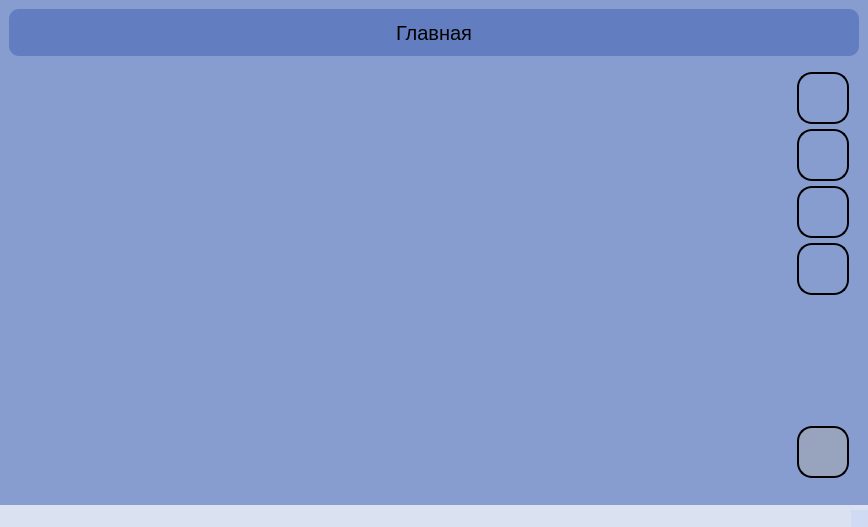
<?xml version="1.0" encoding="UTF-8"?>
<ui version="4.0">
 <class>MainWindow</class>
 <widget class="QMainWindow" name="MainWindow">
  <property name="windowModality">
   <enum>Qt::NonModal</enum>
  </property>
  <property name="geometry">
   <rect>
    <x>0</x>
    <y>0</y>
    <width>868</width>
    <height>527</height>
   </rect>
  </property>
  <property name="windowTitle">
   <string>MainWindow</string>
  </property>
  <property name="autoFillBackground">
   <bool>false</bool>
  </property>
  <property name="styleSheet">
   <string notr="true"/>
  </property>
  <widget class="QWidget" name="centralwidget">
   <property name="sizePolicy">
    <sizepolicy hsizetype="Preferred" vsizetype="Preferred">
     <horstretch>0</horstretch>
     <verstretch>0</verstretch>
    </sizepolicy>
   </property>
   <property name="styleSheet">
    <string notr="true">#centralwidget
{
	background-color: rgb(135, 156, 207);
}</string>
   </property>
   <layout class="QVBoxLayout" name="verticalLayout">
    <item>
     <widget class="QWidget" name="title" native="true">
      <property name="sizePolicy">
       <sizepolicy hsizetype="Expanding" vsizetype="Fixed">
        <horstretch>0</horstretch>
        <verstretch>0</verstretch>
       </sizepolicy>
      </property>
      <property name="minimumSize">
       <size>
        <width>0</width>
        <height>47</height>
       </size>
      </property>
      <property name="maximumSize">
       <size>
        <width>99999</width>
        <height>47</height>
       </size>
      </property>
      <property name="styleSheet">
       <string notr="true">background-color: rgb(99, 126, 192);
border-radius: 10px;</string>
      </property>
      <layout class="QHBoxLayout" name="horizontalLayout_6">
       <item>
        <spacer name="horizontalSpacer">
         <property name="orientation">
          <enum>Qt::Horizontal</enum>
         </property>
         <property name="sizeHint" stdset="0">
          <size>
           <width>40</width>
           <height>20</height>
          </size>
         </property>
        </spacer>
       </item>
       <item>
        <widget class="QLabel" name="TitleText">
         <property name="styleSheet">
          <string notr="true">font-family: 'Acme';
font-size: 20px;
color: #000000;

</string>
         </property>
         <property name="text">
          <string>Главная</string>
         </property>
        </widget>
       </item>
       <item>
        <spacer name="horizontalSpacer_1">
         <property name="orientation">
          <enum>Qt::Horizontal</enum>
         </property>
         <property name="sizeHint" stdset="0">
          <size>
           <width>40</width>
           <height>20</height>
          </size>
         </property>
        </spacer>
       </item>
      </layout>
     </widget>
    </item>
    <item>
     <widget class="QWidget" name="MainHorizontal" native="true">
      <property name="styleSheet">
       <string notr="true"/>
      </property>
      <layout class="QHBoxLayout" name="Horizontal">
       <property name="spacing">
        <number>0</number>
       </property>
       <property name="leftMargin">
        <number>1</number>
       </property>
       <property name="topMargin">
        <number>1</number>
       </property>
       <property name="rightMargin">
        <number>1</number>
       </property>
       <item>
        <widget class="QStackedWidget" name="MainWidget">
         <property name="styleSheet">
          <string notr="true">#AuthorizedPage, #GiveBookPage, #ClearPage
{
	background-color: rgba(255, 255, 255, 0);	
	border-image: url(:/res/img/bg.png);
}</string>
         </property>
         <property name="currentIndex">
          <number>0</number>
         </property>
         <widget class="QWidget" name="ClearPage">
          <layout class="QVBoxLayout" name="verticalLayout_4"/>
         </widget>
         <widget class="QWidget" name="GiveBookPage">
          <property name="styleSheet">
           <string notr="true"/>
          </property>
          <layout class="QVBoxLayout" name="verticalLayout_2">
           <property name="spacing">
            <number>0</number>
           </property>
           <property name="leftMargin">
            <number>0</number>
           </property>
           <property name="topMargin">
            <number>0</number>
           </property>
           <property name="bottomMargin">
            <number>0</number>
           </property>
           <item>
            <widget class="QWidget" name="MainSubWindow" native="true">
             <property name="styleSheet">
              <string notr="true">#MainSubWindow
{
	background-color: rgb(223, 237, 255);
	border-radius: 15px;
}</string>
             </property>
             <layout class="QVBoxLayout" name="verticalLayout_3">
              <property name="spacing">
               <number>0</number>
              </property>
              <item>
               <layout class="QHBoxLayout" name="Sub_SearchLine">
                <property name="spacing">
                 <number>0</number>
                </property>
                <item>
                 <widget class="QLineEdit" name="SearchLine">
                  <property name="minimumSize">
                   <size>
                    <width>288</width>
                    <height>31</height>
                   </size>
                  </property>
                  <property name="maximumSize">
                   <size>
                    <width>288</width>
                    <height>31</height>
                   </size>
                  </property>
                  <property name="styleSheet">
                   <string notr="true">background-color: rgb(152, 163, 190);
border: 0px;
font-family: 'Acme';
font-size: 18px;
color: #686060;

</string>
                  </property>
                  <property name="inputMask">
                   <string/>
                  </property>
                  <property name="text">
                   <string/>
                  </property>
                  <property name="maxLength">
                   <number>32767</number>
                  </property>
                  <property name="placeholderText">
                   <string>Введите название книги/автора</string>
                  </property>
                 </widget>
                </item>
                <item>
                 <widget class="QPushButton" name="SearchBtn">
                  <property name="cursor">
                   <cursorShape>PointingHandCursor</cursorShape>
                  </property>
                  <property name="styleSheet">
                   <string notr="true">border: unset;</string>
                  </property>
                  <property name="text">
                   <string/>
                  </property>
                  <property name="icon">
                   <iconset resource="Resource.qrc">
                    <normaloff>:/res/img/icons/SearchIco.png</normaloff>:/res/img/icons/SearchIco.png</iconset>
                  </property>
                  <property name="iconSize">
                   <size>
                    <width>20</width>
                    <height>20</height>
                   </size>
                  </property>
                 </widget>
                </item>
                <item>
                 <spacer name="horizontalSpacer_3">
                  <property name="orientation">
                   <enum>Qt::Horizontal</enum>
                  </property>
                  <property name="sizeHint" stdset="0">
                   <size>
                    <width>40</width>
                    <height>20</height>
                   </size>
                  </property>
                 </spacer>
                </item>
               </layout>
              </item>
              <item>
               <widget class="QScrollArea" name="InfoArea">
                <property name="minimumSize">
                 <size>
                  <width>0</width>
                  <height>280</height>
                 </size>
                </property>
                <property name="styleSheet">
                 <string notr="true">background-color: rgba(255, 255, 255, 0);
border: unset;</string>
                </property>
                <property name="widgetResizable">
                 <bool>true</bool>
                </property>
                <widget class="QWidget" name="scrollAreaWidgetContents">
                 <property name="geometry">
                  <rect>
                   <x>0</x>
                   <y>0</y>
                   <width>751</width>
                   <height>280</height>
                  </rect>
                 </property>
                 <property name="styleSheet">
                  <string notr="true"/>
                 </property>
                </widget>
               </widget>
              </item>
              <item>
               <layout class="QHBoxLayout" name="Sub_Button_Group">
                <property name="spacing">
                 <number>0</number>
                </property>
                <property name="sizeConstraint">
                 <enum>QLayout::SetMinimumSize</enum>
                </property>
                <item>
                 <widget class="QPushButton" name="HomeBtn">
                  <property name="sizePolicy">
                   <sizepolicy hsizetype="Minimum" vsizetype="Expanding">
                    <horstretch>0</horstretch>
                    <verstretch>0</verstretch>
                   </sizepolicy>
                  </property>
                  <property name="minimumSize">
                   <size>
                    <width>52</width>
                    <height>52</height>
                   </size>
                  </property>
                  <property name="maximumSize">
                   <size>
                    <width>52</width>
                    <height>52</height>
                   </size>
                  </property>
                  <property name="cursor">
                   <cursorShape>PointingHandCursor</cursorShape>
                  </property>
                  <property name="styleSheet">
                   <string notr="true">#HomeBtn
{
	background-color: rgb(135, 156, 207);
	border-color: rgb(0, 0, 0);
	border: solid;
	border-width: 2px;
	border-radius: 15px;
}

#HomeBtn:hover
{
	background-color: rgb(85, 98, 130);
}

#HomeBtn:pressed
{
    border: unset;
}</string>
                  </property>
                  <property name="text">
                   <string/>
                  </property>
                  <property name="icon">
                   <iconset resource="Resource.qrc">
                    <normaloff>:/res/img/icons/HomeIcon.png</normaloff>:/res/img/icons/HomeIcon.png</iconset>
                  </property>
                  <property name="iconSize">
                   <size>
                    <width>40</width>
                    <height>40</height>
                   </size>
                  </property>
                 </widget>
                </item>
                <item>
                 <spacer name="horizontalSpacer_2">
                  <property name="orientation">
                   <enum>Qt::Horizontal</enum>
                  </property>
                  <property name="sizeType">
                   <enum>QSizePolicy::Expanding</enum>
                  </property>
                  <property name="sizeHint" stdset="0">
                   <size>
                    <width>40</width>
                    <height>10</height>
                   </size>
                  </property>
                 </spacer>
                </item>
                <item>
                 <widget class="QPushButton" name="OkBtn">
                  <property name="sizePolicy">
                   <sizepolicy hsizetype="Minimum" vsizetype="Expanding">
                    <horstretch>0</horstretch>
                    <verstretch>0</verstretch>
                   </sizepolicy>
                  </property>
                  <property name="minimumSize">
                   <size>
                    <width>52</width>
                    <height>52</height>
                   </size>
                  </property>
                  <property name="maximumSize">
                   <size>
                    <width>52</width>
                    <height>52</height>
                   </size>
                  </property>
                  <property name="cursor">
                   <cursorShape>PointingHandCursor</cursorShape>
                  </property>
                  <property name="styleSheet">
                   <string notr="true">#OkBtn
{
	background-color: rgb(135, 156, 207);
	border-color: rgb(0, 0, 0);
	border: solid;
	border-width: 2px;
	border-radius: 15px;
}

#OkBtn:hover
{
	background-color: rgb(85, 98, 130);
}

#OkBtn:pressed
{
    border: unset;
}</string>
                  </property>
                  <property name="text">
                   <string/>
                  </property>
                  <property name="icon">
                   <iconset resource="Resource.qrc">
                    <normaloff>:/res/img/icons/OKIcon.png</normaloff>:/res/img/icons/OKIcon.png</iconset>
                  </property>
                  <property name="iconSize">
                   <size>
                    <width>48</width>
                    <height>48</height>
                   </size>
                  </property>
                 </widget>
                </item>
               </layout>
              </item>
             </layout>
            </widget>
           </item>
          </layout>
         </widget>
         <widget class="QWidget" name="AuthorizedPage">
          <layout class="QVBoxLayout" name="verticalLayout_5">
           <property name="spacing">
            <number>5</number>
           </property>
           <property name="leftMargin">
            <number>0</number>
           </property>
           <property name="topMargin">
            <number>0</number>
           </property>
           <property name="rightMargin">
            <number>0</number>
           </property>
           <property name="bottomMargin">
            <number>0</number>
           </property>
           <item>
            <spacer name="verticalSpacer_2">
             <property name="orientation">
              <enum>Qt::Vertical</enum>
             </property>
             <property name="sizeType">
              <enum>QSizePolicy::Expanding</enum>
             </property>
             <property name="sizeHint" stdset="0">
              <size>
               <width>20</width>
               <height>300</height>
              </size>
             </property>
            </spacer>
           </item>
           <item>
            <widget class="QWidget" name="TicketNumber" native="true">
             <property name="sizePolicy">
              <sizepolicy hsizetype="Preferred" vsizetype="Preferred">
               <horstretch>0</horstretch>
               <verstretch>0</verstretch>
              </sizepolicy>
             </property>
             <property name="styleSheet">
              <string notr="true"/>
             </property>
             <layout class="QHBoxLayout" name="horizontalLayout">
              <property name="spacing">
               <number>5</number>
              </property>
              <property name="leftMargin">
               <number>0</number>
              </property>
              <property name="topMargin">
               <number>0</number>
              </property>
              <property name="rightMargin">
               <number>0</number>
              </property>
              <property name="bottomMargin">
               <number>0</number>
              </property>
              <item>
               <spacer name="horizontalSpacer_4">
                <property name="orientation">
                 <enum>Qt::Horizontal</enum>
                </property>
                <property name="sizeHint" stdset="0">
                 <size>
                  <width>40</width>
                  <height>20</height>
                 </size>
                </property>
               </spacer>
              </item>
              <item>
               <widget class="QWidget" name="TicketLabel" native="true">
                <property name="sizePolicy">
                 <sizepolicy hsizetype="Fixed" vsizetype="Fixed">
                  <horstretch>0</horstretch>
                  <verstretch>0</verstretch>
                 </sizepolicy>
                </property>
                <property name="minimumSize">
                 <size>
                  <width>204</width>
                  <height>47</height>
                 </size>
                </property>
                <property name="maximumSize">
                 <size>
                  <width>204</width>
                  <height>47</height>
                 </size>
                </property>
                <property name="styleSheet">
                 <string notr="true">background-color: rgb(223, 237, 255);
border-radius: 5px;</string>
                </property>
                <layout class="QVBoxLayout" name="verticalLayout_6">
                 <property name="spacing">
                  <number>0</number>
                 </property>
                 <property name="leftMargin">
                  <number>9</number>
                 </property>
                 <property name="topMargin">
                  <number>9</number>
                 </property>
                 <property name="rightMargin">
                  <number>9</number>
                 </property>
                 <property name="bottomMargin">
                  <number>9</number>
                 </property>
                 <item>
                  <widget class="QLabel" name="TicketText">
                   <property name="styleSheet">
                    <string notr="true">font-family: 'Acme';
font-size: 20px;
color: #000000;

</string>
                   </property>
                   <property name="text">
                    <string>Номер билета:</string>
                   </property>
                   <property name="alignment">
                    <set>Qt::AlignCenter</set>
                   </property>
                  </widget>
                 </item>
                </layout>
               </widget>
              </item>
              <item>
               <widget class="QLineEdit" name="TicketInput">
                <property name="sizePolicy">
                 <sizepolicy hsizetype="Fixed" vsizetype="Expanding">
                  <horstretch>0</horstretch>
                  <verstretch>0</verstretch>
                 </sizepolicy>
                </property>
                <property name="minimumSize">
                 <size>
                  <width>384</width>
                  <height>47</height>
                 </size>
                </property>
                <property name="maximumSize">
                 <size>
                  <width>384</width>
                  <height>47</height>
                 </size>
                </property>
                <property name="styleSheet">
                 <string notr="true">background-color: rgb(152, 163, 190);
border-radius: 10px;

font-family: 'Acme';
font-size: 20px;
color: #737373;

</string>
                </property>
                <property name="text">
                 <string/>
                </property>
                <property name="maxLength">
                 <number>32767</number>
                </property>
                <property name="placeholderText">
                 <string>Введите номер билета</string>
                </property>
               </widget>
              </item>
              <item>
               <spacer name="horizontalSpacer_5">
                <property name="orientation">
                 <enum>Qt::Horizontal</enum>
                </property>
                <property name="sizeHint" stdset="0">
                 <size>
                  <width>40</width>
                  <height>20</height>
                 </size>
                </property>
               </spacer>
              </item>
             </layout>
            </widget>
           </item>
           <item>
            <widget class="QWidget" name="Password" native="true">
             <property name="sizePolicy">
              <sizepolicy hsizetype="Preferred" vsizetype="Preferred">
               <horstretch>0</horstretch>
               <verstretch>0</verstretch>
              </sizepolicy>
             </property>
             <property name="styleSheet">
              <string notr="true"/>
             </property>
             <layout class="QHBoxLayout" name="horizontalLayout_2">
              <property name="spacing">
               <number>5</number>
              </property>
              <property name="leftMargin">
               <number>0</number>
              </property>
              <property name="topMargin">
               <number>0</number>
              </property>
              <property name="rightMargin">
               <number>0</number>
              </property>
              <property name="bottomMargin">
               <number>0</number>
              </property>
              <item>
               <spacer name="horizontalSpacer_6">
                <property name="orientation">
                 <enum>Qt::Horizontal</enum>
                </property>
                <property name="sizeHint" stdset="0">
                 <size>
                  <width>40</width>
                  <height>20</height>
                 </size>
                </property>
               </spacer>
              </item>
              <item>
               <widget class="QWidget" name="PasswordLabel" native="true">
                <property name="sizePolicy">
                 <sizepolicy hsizetype="Fixed" vsizetype="Fixed">
                  <horstretch>0</horstretch>
                  <verstretch>0</verstretch>
                 </sizepolicy>
                </property>
                <property name="minimumSize">
                 <size>
                  <width>204</width>
                  <height>47</height>
                 </size>
                </property>
                <property name="maximumSize">
                 <size>
                  <width>204</width>
                  <height>47</height>
                 </size>
                </property>
                <property name="styleSheet">
                 <string notr="true">background-color: rgb(223, 237, 255);
border-radius: 5px;</string>
                </property>
                <layout class="QVBoxLayout" name="verticalLayout_7">
                 <property name="spacing">
                  <number>0</number>
                 </property>
                 <property name="leftMargin">
                  <number>9</number>
                 </property>
                 <property name="topMargin">
                  <number>9</number>
                 </property>
                 <property name="rightMargin">
                  <number>9</number>
                 </property>
                 <property name="bottomMargin">
                  <number>9</number>
                 </property>
                 <item>
                  <widget class="QLabel" name="PasswordText">
                   <property name="styleSheet">
                    <string notr="true">font-family: 'Acme';
font-size: 20px;
color: #000000;

</string>
                   </property>
                   <property name="text">
                    <string>Пароль:</string>
                   </property>
                   <property name="alignment">
                    <set>Qt::AlignCenter</set>
                   </property>
                  </widget>
                 </item>
                </layout>
               </widget>
              </item>
              <item>
               <widget class="QLineEdit" name="PasswordInput">
                <property name="sizePolicy">
                 <sizepolicy hsizetype="Fixed" vsizetype="Expanding">
                  <horstretch>0</horstretch>
                  <verstretch>0</verstretch>
                 </sizepolicy>
                </property>
                <property name="minimumSize">
                 <size>
                  <width>384</width>
                  <height>47</height>
                 </size>
                </property>
                <property name="maximumSize">
                 <size>
                  <width>384</width>
                  <height>47</height>
                 </size>
                </property>
                <property name="styleSheet">
                 <string notr="true">background-color: rgb(152, 163, 190);
border-radius: 10px;

font-family: 'Acme';
font-size: 20px;
color: #737373;

</string>
                </property>
                <property name="echoMode">
                 <enum>QLineEdit::Password</enum>
                </property>
                <property name="placeholderText">
                 <string>Введите пароль</string>
                </property>
               </widget>
              </item>
              <item>
               <spacer name="horizontalSpacer_7">
                <property name="orientation">
                 <enum>Qt::Horizontal</enum>
                </property>
                <property name="sizeHint" stdset="0">
                 <size>
                  <width>40</width>
                  <height>20</height>
                 </size>
                </property>
               </spacer>
              </item>
             </layout>
            </widget>
           </item>
           <item>
            <widget class="QWidget" name="LogIn" native="true">
             <property name="styleSheet">
              <string notr="true"/>
             </property>
             <layout class="QHBoxLayout" name="horizontalLayout_3">
              <property name="spacing">
               <number>5</number>
              </property>
              <property name="leftMargin">
               <number>0</number>
              </property>
              <property name="topMargin">
               <number>0</number>
              </property>
              <property name="rightMargin">
               <number>0</number>
              </property>
              <property name="bottomMargin">
               <number>0</number>
              </property>
              <item>
               <spacer name="horizontalSpacer_8">
                <property name="orientation">
                 <enum>Qt::Horizontal</enum>
                </property>
                <property name="sizeHint" stdset="0">
                 <size>
                  <width>40</width>
                  <height>20</height>
                 </size>
                </property>
               </spacer>
              </item>
              <item>
               <widget class="QWidget" name="LogInMsg" native="true">
                <property name="sizePolicy">
                 <sizepolicy hsizetype="Fixed" vsizetype="Fixed">
                  <horstretch>0</horstretch>
                  <verstretch>0</verstretch>
                 </sizepolicy>
                </property>
                <property name="minimumSize">
                 <size>
                  <width>516</width>
                  <height>52</height>
                 </size>
                </property>
                <property name="maximumSize">
                 <size>
                  <width>516</width>
                  <height>52</height>
                 </size>
                </property>
                <property name="styleSheet">
                 <string notr="true">background-color: rgb(223, 237, 255);
border-radius: 5px;</string>
                </property>
                <layout class="QVBoxLayout" name="verticalLayout_8">
                 <property name="spacing">
                  <number>0</number>
                 </property>
                 <item>
                  <widget class="QLabel" name="LogInText">
                   <property name="styleSheet">
                    <string notr="true">font-family: 'Acme';
font-size: 20px;
color: #CC5072;

</string>
                   </property>
                   <property name="text">
                    <string>Ошибка: Не верный номер билета или пароль</string>
                   </property>
                   <property name="alignment">
                    <set>Qt::AlignCenter</set>
                   </property>
                  </widget>
                 </item>
                </layout>
               </widget>
              </item>
              <item>
               <widget class="QPushButton" name="LogInBtn">
                <property name="sizePolicy">
                 <sizepolicy hsizetype="Minimum" vsizetype="Expanding">
                  <horstretch>0</horstretch>
                  <verstretch>0</verstretch>
                 </sizepolicy>
                </property>
                <property name="minimumSize">
                 <size>
                  <width>52</width>
                  <height>52</height>
                 </size>
                </property>
                <property name="maximumSize">
                 <size>
                  <width>52</width>
                  <height>52</height>
                 </size>
                </property>
                <property name="cursor">
                 <cursorShape>PointingHandCursor</cursorShape>
                </property>
                <property name="styleSheet">
                 <string notr="true">#LogInBtn
{
	background-color: rgb(135, 156, 207);
	border-color: rgb(0, 0, 0);
	border: solid;
	border-width: 2px;
	border-radius: 15px;
}

#LogInBtn:hover
{
	background-color: rgb(85, 98, 130);
}

#LogInBtn:pressed
{
    border: unset;
}

</string>
                </property>
                <property name="text">
                 <string/>
                </property>
                <property name="icon">
                 <iconset>
                  <normalon>:/res/img/icons/LogInIco.png</normalon>
                 </iconset>
                </property>
                <property name="iconSize">
                 <size>
                  <width>32</width>
                  <height>32</height>
                 </size>
                </property>
               </widget>
              </item>
              <item>
               <spacer name="horizontalSpacer_9">
                <property name="orientation">
                 <enum>Qt::Horizontal</enum>
                </property>
                <property name="sizeHint" stdset="0">
                 <size>
                  <width>40</width>
                  <height>20</height>
                 </size>
                </property>
               </spacer>
              </item>
             </layout>
            </widget>
           </item>
           <item>
            <spacer name="verticalSpacer_3">
             <property name="orientation">
              <enum>Qt::Vertical</enum>
             </property>
             <property name="sizeType">
              <enum>QSizePolicy::Expanding</enum>
             </property>
             <property name="sizeHint" stdset="0">
              <size>
               <width>20</width>
               <height>300</height>
              </size>
             </property>
            </spacer>
           </item>
          </layout>
         </widget>
        </widget>
       </item>
       <item>
        <widget class="QWidget" name="Button_Group" native="true">
         <property name="styleSheet">
          <string notr="true"/>
         </property>
         <layout class="QVBoxLayout" name="verticalLayout_9">
          <property name="spacing">
           <number>5</number>
          </property>
          <item>
           <widget class="QPushButton" name="BookGiveBtn">
            <property name="sizePolicy">
             <sizepolicy hsizetype="Minimum" vsizetype="Expanding">
              <horstretch>0</horstretch>
              <verstretch>0</verstretch>
             </sizepolicy>
            </property>
            <property name="minimumSize">
             <size>
              <width>52</width>
              <height>52</height>
             </size>
            </property>
            <property name="maximumSize">
             <size>
              <width>52</width>
              <height>52</height>
             </size>
            </property>
            <property name="cursor">
             <cursorShape>PointingHandCursor</cursorShape>
            </property>
            <property name="styleSheet">
             <string notr="true">#BookGiveBtn
{
	background-color: rgb(135, 156, 207);
	border-color: rgb(0, 0, 0);
	border: solid;
	border-width: 2px;
	border-radius: 15px;
}

#BookGiveBtn:hover
{
	background-color: rgb(85, 98, 130);
}

#BookGiveBtn:pressed
{
    border: unset;
}</string>
            </property>
            <property name="text">
             <string/>
            </property>
            <property name="icon">
             <iconset resource="Resource.qrc">
              <normaloff>:/res/img/icons/GiveBookIco.png</normaloff>:/res/img/icons/GiveBookIco.png</iconset>
            </property>
            <property name="iconSize">
             <size>
              <width>48</width>
              <height>48</height>
             </size>
            </property>
           </widget>
          </item>
          <item>
           <widget class="QPushButton" name="TicketGiveBtn">
            <property name="sizePolicy">
             <sizepolicy hsizetype="Minimum" vsizetype="Expanding">
              <horstretch>0</horstretch>
              <verstretch>0</verstretch>
             </sizepolicy>
            </property>
            <property name="minimumSize">
             <size>
              <width>52</width>
              <height>52</height>
             </size>
            </property>
            <property name="maximumSize">
             <size>
              <width>52</width>
              <height>52</height>
             </size>
            </property>
            <property name="cursor">
             <cursorShape>PointingHandCursor</cursorShape>
            </property>
            <property name="styleSheet">
             <string notr="true">#TicketGiveBtn
{
background-color: rgb(135, 156, 207);
border-color: rgb(0, 0, 0);
border: solid;
border-width: 2px;
border-radius: 15px;
}

#TicketGiveBtn:hover
{
	background-color: rgb(85, 98, 130);
}

#TicketGiveBtn:pressed
{
    border: unset;
}</string>
            </property>
            <property name="text">
             <string/>
            </property>
            <property name="icon">
             <iconset resource="Resource.qrc">
              <normaloff>:/res/img/icons/TicketIco.png</normaloff>:/res/img/icons/TicketIco.png</iconset>
            </property>
            <property name="iconSize">
             <size>
              <width>32</width>
              <height>32</height>
             </size>
            </property>
           </widget>
          </item>
          <item>
           <widget class="QPushButton" name="BookListBtn">
            <property name="sizePolicy">
             <sizepolicy hsizetype="Minimum" vsizetype="Expanding">
              <horstretch>0</horstretch>
              <verstretch>0</verstretch>
             </sizepolicy>
            </property>
            <property name="minimumSize">
             <size>
              <width>52</width>
              <height>52</height>
             </size>
            </property>
            <property name="maximumSize">
             <size>
              <width>52</width>
              <height>52</height>
             </size>
            </property>
            <property name="cursor">
             <cursorShape>PointingHandCursor</cursorShape>
            </property>
            <property name="styleSheet">
             <string notr="true">#BookListBtn
{
	background-color: rgb(135, 156, 207);
	border-color: rgb(0, 0, 0);
	border: solid;
	border-width: 2px;
	border-radius: 15px;
}

#BookListBtn:hover
{
	background-color: rgb(85, 98, 130);
}

#BookListBtn:pressed
{
    border: unset;
}</string>
            </property>
            <property name="text">
             <string/>
            </property>
            <property name="icon">
             <iconset resource="Resource.qrc">
              <normaloff>:/res/img/icons/BookListIco.png</normaloff>:/res/img/icons/BookListIco.png</iconset>
            </property>
            <property name="iconSize">
             <size>
              <width>48</width>
              <height>48</height>
             </size>
            </property>
           </widget>
          </item>
          <item>
           <widget class="QPushButton" name="InfoBtn">
            <property name="sizePolicy">
             <sizepolicy hsizetype="Minimum" vsizetype="Expanding">
              <horstretch>0</horstretch>
              <verstretch>0</verstretch>
             </sizepolicy>
            </property>
            <property name="minimumSize">
             <size>
              <width>52</width>
              <height>52</height>
             </size>
            </property>
            <property name="maximumSize">
             <size>
              <width>52</width>
              <height>52</height>
             </size>
            </property>
            <property name="cursor">
             <cursorShape>PointingHandCursor</cursorShape>
            </property>
            <property name="styleSheet">
             <string notr="true">#InfoBtn
{
	background-color: rgb(135, 156, 207);
	border-color: rgb(0, 0, 0);
	border: solid;
	border-width: 2px;
	border-radius: 15px;
}

#InfoBtn:hover
{
	background-color: rgb(85, 98, 130);
}

#InfoBtn:pressed
{
    border: unset;
}</string>
            </property>
            <property name="text">
             <string/>
            </property>
            <property name="icon">
             <iconset resource="Resource.qrc">
              <normaloff>:/res/img/icons/InfoIco.png</normaloff>:/res/img/icons/InfoIco.png</iconset>
            </property>
            <property name="iconSize">
             <size>
              <width>48</width>
              <height>48</height>
             </size>
            </property>
           </widget>
          </item>
          <item>
           <spacer name="verticalSpacer">
            <property name="orientation">
             <enum>Qt::Vertical</enum>
            </property>
            <property name="sizeHint" stdset="0">
             <size>
              <width>20</width>
              <height>300</height>
             </size>
            </property>
           </spacer>
          </item>
          <item>
           <widget class="QPushButton" name="Exit">
            <property name="sizePolicy">
             <sizepolicy hsizetype="Minimum" vsizetype="Expanding">
              <horstretch>0</horstretch>
              <verstretch>0</verstretch>
             </sizepolicy>
            </property>
            <property name="minimumSize">
             <size>
              <width>52</width>
              <height>52</height>
             </size>
            </property>
            <property name="maximumSize">
             <size>
              <width>52</width>
              <height>52</height>
             </size>
            </property>
            <property name="cursor">
             <cursorShape>PointingHandCursor</cursorShape>
            </property>
            <property name="styleSheet">
             <string notr="true">#Exit
{
	background-color: rgb(152, 163, 190);
	border-color: rgb(0, 0, 0);
	border: solid;
	border-width: 2px;
	border-radius: 15px;
}

#Exit:hover
{
	background-color: rgb(97, 104, 121);
}

#Exit:pressed
{
    border: unset;
}

</string>
            </property>
            <property name="text">
             <string/>
            </property>
            <property name="icon">
             <iconset>
              <normalon>:/res/img/icons/ExitIco.png</normalon>
             </iconset>
            </property>
            <property name="iconSize">
             <size>
              <width>32</width>
              <height>32</height>
             </size>
            </property>
           </widget>
          </item>
         </layout>
        </widget>
       </item>
      </layout>
     </widget>
    </item>
   </layout>
  </widget>
  <widget class="QMenuBar" name="menubar">
   <property name="geometry">
    <rect>
     <x>0</x>
     <y>0</y>
     <width>868</width>
     <height>21</height>
    </rect>
   </property>
   <property name="autoFillBackground">
    <bool>false</bool>
   </property>
   <property name="styleSheet">
    <string notr="true">background-color: rgba(201, 213, 243, 140);</string>
   </property>
  </widget>
  <widget class="QStatusBar" name="statusbar">
   <property name="styleSheet">
    <string notr="true">background-color: rgba(201, 213, 243, 140);</string>
   </property>
  </widget>
 </widget>
 <resources>
  <include location="Resource.qrc"/>
 </resources>
 <connections/>
</ui>
